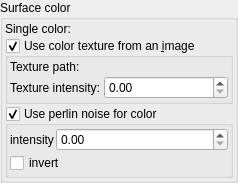
        <widget class="QGroupBox" name="groupBox">
         <property name="title">
          <string>Surface color</string>
         </property>
         <layout class="QVBoxLayout" name="verticalLayout_6">
          <property name="spacing">
           <number>2</number>
          </property>
          <property name="leftMargin">
           <number>2</number>
          </property>
          <property name="topMargin">
           <number>2</number>
          </property>
          <property name="rightMargin">
           <number>2</number>
          </property>
          <property name="bottomMargin">
           <number>2</number>
          </property>
          <item>
           <layout class="QGridLayout" name="gridLayout_8">
            <property name="topMargin">
             <number>0</number>
            </property>
            <item row="0" column="1">
             <widget class="MyColorButton" name="colorButton_surface_color" native="true">
              <property name="sizePolicy">
               <sizepolicy hsizetype="Expanding" vsizetype="Preferred">
                <horstretch>0</horstretch>
                <verstretch>0</verstretch>
               </sizepolicy>
              </property>
              <property name="toolTip">
               <string>&lt;html&gt;&lt;head/&gt;&lt;body&gt;&lt;p&gt;Color of the object's surface . This color is used when 'Use colors from palette' is disabled or when the material is to be applied to a non-fractal object.&lt;/p&gt;&lt;/body&gt;&lt;/html&gt;</string>
              </property>
              <property name="text" stdset="0">
               <string>PushButton</string>
              </property>
             </widget>
            </item>
            <item row="0" column="0">
             <widget class="QLabel" name="label_56">
              <property name="text">
               <string>Single color:</string>
              </property>
             </widget>
            </item>
           </layout>
          </item>
          <item>
           <widget class="MyGroupBox" name="groupCheck_use_color_texture">
            <property name="toolTip">
             <string>&lt;html&gt;&lt;head/&gt;&lt;body&gt;&lt;p&gt;Use image file as color texture.&lt;/p&gt;&lt;p&gt;Color texture is mixed with 'Single Color' (if palette is off) or 'Palette' (if palette is on). &lt;/p&gt;&lt;p&gt;example:&lt;/p&gt;&lt;p&gt;&lt;img src=&quot;:/tooltips/tooltips_images/material - color texture.jpg&quot;/&gt;&lt;/p&gt;&lt;/body&gt;&lt;/html&gt;</string>
            </property>
            <property name="title">
             <string>Use color texture from an &amp;image</string>
            </property>
            <property name="checkable">
             <bool>true</bool>
            </property>
            <layout class="QVBoxLayout" name="verticalLayout_141">
             <property name="spacing">
              <number>2</number>
             </property>
             <property name="leftMargin">
              <number>2</number>
             </property>
             <property name="topMargin">
              <number>2</number>
             </property>
             <property name="rightMargin">
              <number>2</number>
             </property>
             <property name="bottomMargin">
              <number>2</number>
             </property>
             <item>
              <layout class="QGridLayout" name="gridLayout_95" rowstretch="0,0" columnstretch="0,0,1">
               <property name="spacing">
                <number>2</number>
               </property>
               <item row="1" column="0">
                <widget class="QLabel" name="label_378">
                 <property name="text">
                  <string>Texture intensity:</string>
                 </property>
                </widget>
               </item>
               <item row="0" column="0">
                <widget class="QLabel" name="label_377">
                 <property name="text">
                  <string>Texture path:</string>
                 </property>
                </widget>
               </item>
               <item row="0" column="1" colspan="2">
                <widget class="FileSelectWidget" name="text_file_color_texture" native="true">
                 <property name="sizePolicy">
                  <sizepolicy hsizetype="Expanding" vsizetype="Preferred">
                   <horstretch>0</horstretch>
                   <verstretch>0</verstretch>
                  </sizepolicy>
                 </property>
                 <property name="toolTip">
                  <string>&lt;html&gt;&lt;head/&gt;&lt;body&gt;&lt;p&gt;Path to image with color texture&lt;/p&gt;&lt;p&gt;To use animated textures (image sequences), replace numbers by '%' symbol. Example: If sequence of images is as showed below: &lt;br/&gt;texture0001.jpg&lt;br/&gt;texture0002.jpg&lt;br/&gt;etc&lt;/p&gt;&lt;p&gt;Then use following file name: texture%%%%.jpg&lt;br/&gt;This tells the program to treat this as not a single image but as a sequence of images with 4 digit index.&lt;/p&gt;&lt;/body&gt;&lt;/html&gt;</string>
                 </property>
                </widget>
               </item>
               <item row="1" column="2">
                <widget class="MyDoubleSpinBox" name="spinbox_color_texture_intensity">
                 <property name="sizePolicy">
                  <sizepolicy hsizetype="Minimum" vsizetype="Maximum">
                   <horstretch>0</horstretch>
                   <verstretch>0</verstretch>
                  </sizepolicy>
                 </property>
                 <property name="toolTip">
                  <string>Adjusts the influence of the loaded color texture on the material's surface color. A value of 0 uses only the base color; a value of 1 uses only the texture. Intermediate values blend between the two.</string>
                 </property>
                 <property name="prefix">
                  <string/>
                 </property>
                 <property name="suffix">
                  <string/>
                 </property>
                 <property name="decimals">
                  <number>2</number>
                 </property>
                 <property name="maximum">
                  <double>1000.000000000000000</double>
                 </property>
                 <property name="singleStep">
                  <double>0.100000000000000</double>
                 </property>
                </widget>
               </item>
              </layout>
             </item>
            </layout>
           </widget>
          </item>
          <item>
           <widget class="MyGroupBox" name="groupCheck_perlin_noise_color_enable">
            <property name="title">
             <string>Use perlin noise for color</string>
            </property>
            <property name="checkable">
             <bool>true</bool>
            </property>
            <property name="checked">
             <bool>true</bool>
            </property>
            <layout class="QGridLayout" name="gridLayout_29" rowstretch="0,0" columnstretch="0,1">
             <property name="leftMargin">
              <number>2</number>
             </property>
             <property name="topMargin">
              <number>2</number>
             </property>
             <property name="rightMargin">
              <number>2</number>
             </property>
             <property name="bottomMargin">
              <number>2</number>
             </property>
             <property name="spacing">
              <number>2</number>
             </property>
             <item row="0" column="1">
              <widget class="MyDoubleSpinBox" name="spinbox_perlin_noise_color_intensity">
               <property name="sizePolicy">
                <sizepolicy hsizetype="Minimum" vsizetype="Maximum">
                 <horstretch>0</horstretch>
                 <verstretch>0</verstretch>
                </sizepolicy>
               </property>
               <property name="toolTip">
                <string>&lt;html&gt;&lt;head/&gt;&lt;body&gt;&lt;p&gt;Contrast of color texture&lt;/p&gt;&lt;/body&gt;&lt;/html&gt;</string>
               </property>
               <property name="prefix">
                <string/>
               </property>
               <property name="suffix">
                <string/>
               </property>
               <property name="decimals">
                <number>2</number>
               </property>
               <property name="minimum">
                <double>0.000000000000000</double>
               </property>
               <property name="maximum">
                <double>1000.000000000000000</double>
               </property>
               <property name="singleStep">
                <double>0.100000000000000</double>
               </property>
              </widget>
             </item>
             <item row="0" column="0">
              <widget class="QLabel" name="label_41">
               <property name="text">
                <string>intensity</string>
               </property>
              </widget>
             </item>
             <item row="1" column="0" colspan="2">
              <widget class="MyCheckBox" name="checkBox_perlin_noise_color_invert">
               <property name="text">
                <string>invert</string>
               </property>
              </widget>
             </item>
            </layout>
           </widget>
          </item>
         </layout>
        </widget>
